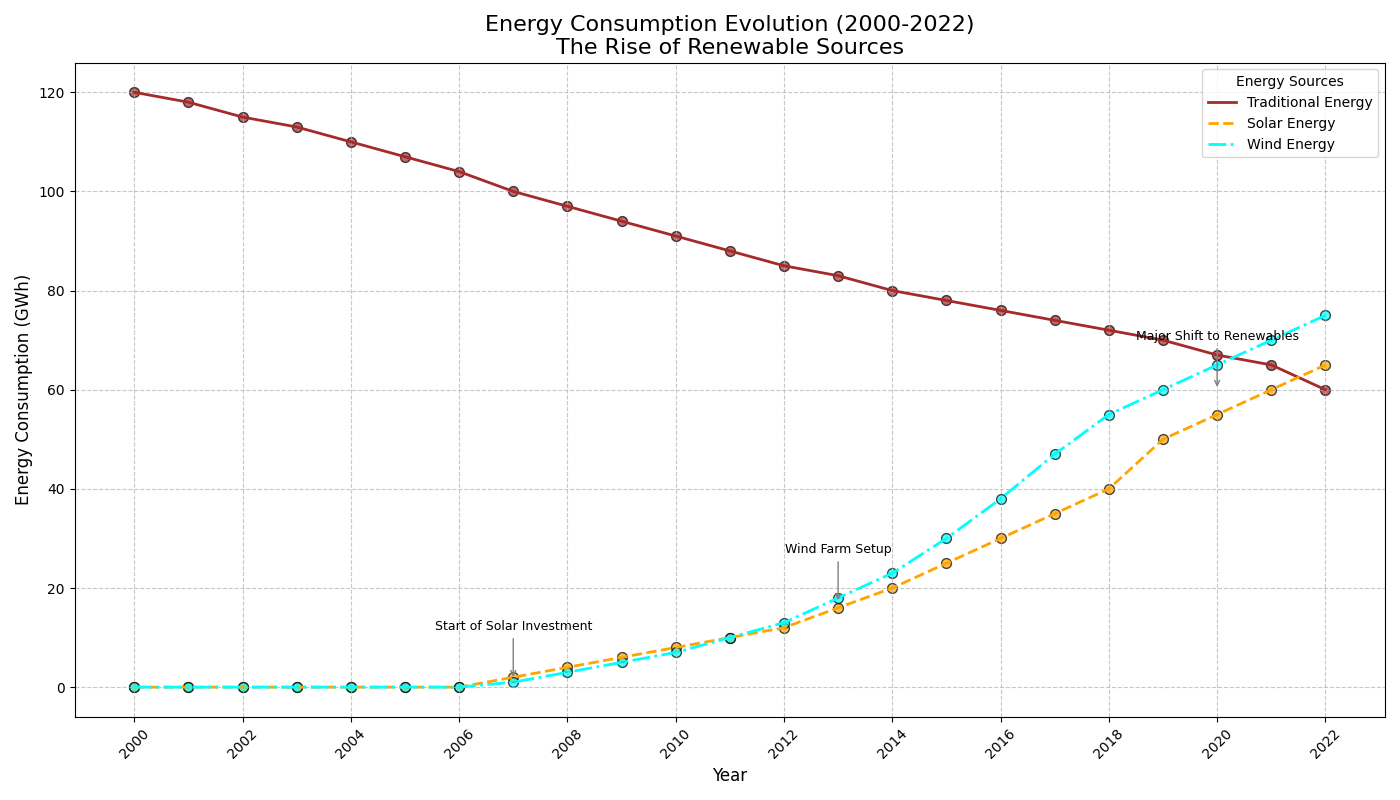

Write the Python code that produced this figure.
import matplotlib.pyplot as plt
import numpy as np

# Backstory:
# This chart depicts the trend of energy consumption in a small town from 2000 to 2022. 
# The town's energy consumption has evolved significantly due to the introduction 
# of renewable energy sources like solar and wind power.

# Define years
years = np.arange(2000, 2023)

# Energy consumption data (in GWh)
traditional_energy = np.array([120, 118, 115, 113, 110, 107, 104, 100, 97, 94, 91, 88, 85, 83, 80, 78, 76, 74, 72, 70, 67, 65, 60])
solar_energy = np.array([0, 0, 0, 0, 0, 0, 0, 2, 4, 6, 8, 10, 12, 16, 20, 25, 30, 35, 40, 50, 55, 60, 65])
wind_energy = np.array([0, 0, 0, 0, 0, 0, 0, 1, 3, 5, 7, 10, 13, 18, 23, 30, 38, 47, 55, 60, 65, 70, 75])

# Plot setup
plt.figure(figsize=(14, 8))

# Plot the data
plt.plot(years, traditional_energy, label='Traditional Energy', color='brown', linestyle='-', linewidth=2)
plt.plot(years, solar_energy, label='Solar Energy', color='orange', linestyle='--', linewidth=2)
plt.plot(years, wind_energy, label='Wind Energy', color='cyan', linestyle='-.', linewidth=2)

# Title and labels
plt.title('Energy Consumption Evolution (2000-2022)\nThe Rise of Renewable Sources', fontsize=16)
plt.xlabel('Year', fontsize=12)
plt.ylabel('Energy Consumption (GWh)', fontsize=12)

# Adding annotations for key years of change
key_years = {
    2007: 'Start of Solar Investment', 2013: 'Wind Farm Setup', 2020: 'Major Shift to Renewables'
}
for year, event in key_years.items():
    plt.annotate(event, xy=(year, (solar_energy[year-2000] + wind_energy[year-2000]) / 2), 
                 xytext=(year, (solar_energy[year-2000] + wind_energy[year-2000]) / 2 + 10),
                 arrowprops=dict(arrowstyle='->', color='grey'), fontsize=9, ha='center')

# Highlight Data Points
plt.scatter(years, traditional_energy, color='brown', s=50, edgecolors='black', alpha=0.7)
plt.scatter(years, solar_energy, color='orange', s=50, edgecolors='black', alpha=0.7)
plt.scatter(years, wind_energy, color='cyan', s=50, edgecolors='black', alpha=0.7)

# Legend and Grid
plt.legend(loc='upper right', fontsize=10, title='Energy Sources')
plt.grid(True, linestyle='--', alpha=0.7)

# Custom x-ticks for better visibility
plt.xticks(np.arange(2000, 2023, 2), fontsize=10, rotation=45)
plt.yticks(fontsize=10)

# Adjust layout to prevent overlap
plt.tight_layout()

# Show the plot
plt.show()
